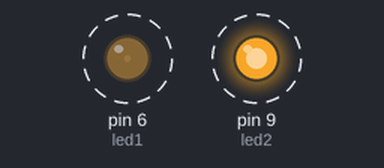
This sketch was run on a simulated Arduino Uno, built with avr-gcc and run on an emulated ATmega328P. Parts: output pins drawn as LEDs (lit = HIGH). Dashed ring = blinking.

Above: at 0.05 s.
Timing chart, 0 to 4.6 s (numbered marks = the images above):
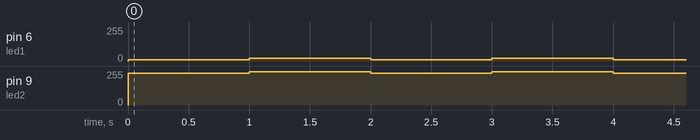

Measured:
- by itself, pin 6 (led1): alternates 20/255 for 1.0 s and 10/255 for 1.0 s
- by itself, pin 9 (led2): alternates 250/255 for 1.0 s and 240/255 for 1.0 s

The sketch:

pwm_logarithmic_difference_showcase.ino
```cpp
int led1 = 6;
int led2 = 9;

int brightness1_1 = 10;
int brightness1_2 = 20;

int brightness2_1 = 240;
int brightness2_2 = 250;

unsigned long phaseStart;
int phaseTimeout = 1000* 1;//ms

void setup() {
  pinMode(led1, OUTPUT);
  pinMode(led2, OUTPUT);
}

void loop() {
  setBrightness(led1, brightness1_1);
  setBrightness(led2, brightness2_1);

  phaseStart = millis();
  while(millis() - phaseStart < phaseTimeout);

  setBrightness(led1, brightness1_2);
  setBrightness(led2, brightness2_2);

  phaseStart = millis();
  while(millis() - phaseStart < phaseTimeout);
}

void setBrightness(int ledID, int brightness) {
  analogWrite(ledID, brightness);
}
```
